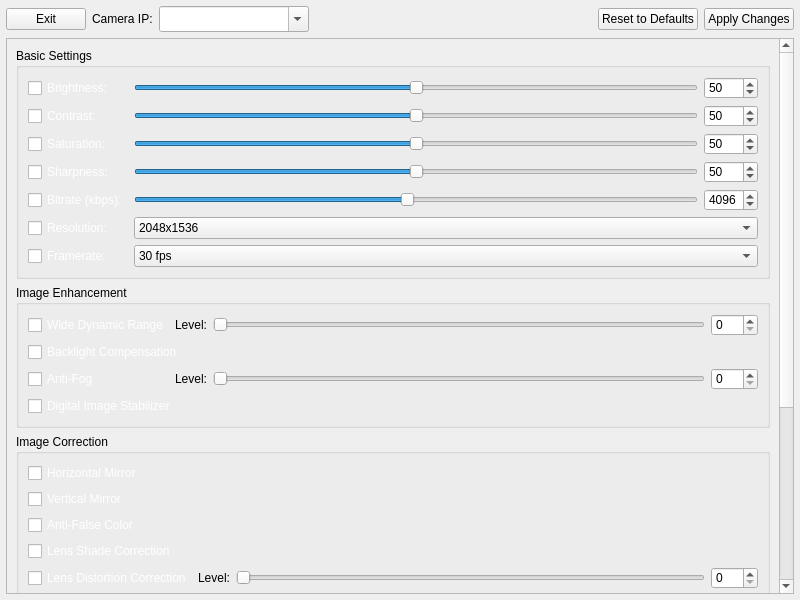
<?xml version="1.0" encoding="UTF-8"?>
<ui version="4.0">
 <class>CameraSettingsWidget</class>
 <widget class="QWidget" name="CameraSettingsWidget">
  <property name="geometry">
   <rect>
    <x>0</x>
    <y>0</y>
    <width>800</width>
    <height>600</height>
   </rect>
  </property>
  <property name="windowTitle">
   <string>Camera Settings</string>
  </property>
  <property name="styleSheet">
   <string>QCheckBox { color: white; }</string>
  </property>
  <layout class="QVBoxLayout" name="settingsLayout">
    <property name="spacing">
      <number>6</number>
    </property>
    <property name="leftMargin">
      <number>6</number>
    </property>
    <property name="topMargin">
      <number>6</number>
    </property>
    <property name="rightMargin">
      <number>6</number>
    </property>
    <property name="bottomMargin">
      <number>6</number>
    </property>
    
    <!-- Header with exit button, camera selection, and apply/reset buttons -->
    <item>
      <layout class="QHBoxLayout" name="settingsHeaderLayout">
        <item>
          <widget class="QPushButton" name="backFromSettingsBtn">
            <property name="text">
              <string>Exit</string>
            </property>
          </widget>
        </item>
        <item>
          <widget class="QLabel" name="cameraIpLabel">
            <property name="text">
              <string>Camera IP:</string>
            </property>
          </widget>
        </item>
        <item>
          <widget class="QComboBox" name="cameraIpSelector">
            <property name="minimumSize">
              <size>
                <width>150</width>
                <height>26</height>
              </size>
            </property>
            <property name="editable">
              <bool>true</bool>
            </property>
            <property name="placeholderText">
              <string>Enter IP address...</string>
            </property>
          </widget>
        </item>
        <item>
          <spacer name="settingsHeaderSpacer1">
            <property name="orientation">
              <enum>Qt::Horizontal</enum>
            </property>
            <property name="sizeHint" stdset="0">
              <size>
                <width>40</width>
                <height>20</height>
              </size>
            </property>
          </spacer>
        </item>
        <item>
          <widget class="QPushButton" name="resetDefaultsBtn">
            <property name="text">
              <string>Reset to Defaults</string>
            </property>
          </widget>
        </item>
        <item>
          <widget class="QPushButton" name="applyChangesBtn">
            <property name="text">
              <string>Apply Changes</string>
            </property>
          </widget>
        </item>
      </layout>
    </item>
    
    <!-- Settings in a scrollable area -->
    <item>
      <widget class="QScrollArea" name="settingsScrollArea">
        <property name="widgetResizable">
          <bool>true</bool>
        </property>
        <widget class="QWidget" name="scrollAreaWidgetContents">
          <layout class="QVBoxLayout" name="scrollAreaLayout">
            
            <!-- Basic Settings Group -->
            <item>
              <widget class="QGroupBox" name="basicSettingsGroup">
                <property name="title">
                  <string>Basic Settings</string>
                </property>
                <layout class="QGridLayout" name="basicSettingsLayout">
                  <!-- Brightness -->
                  <item row="0" column="0">
                    <widget class="QCheckBox" name="brightnessCheckbox">
                      <property name="text">
                        <string>Brightness:</string>
                      </property>
                    </widget>
                  </item>
                  <item row="0" column="1">
                    <widget class="QSlider" name="brightnessSlider">
                      <property name="minimum">
                        <number>0</number>
                      </property>
                      <property name="maximum">
                        <number>100</number>
                      </property>
                      <property name="value">
                        <number>50</number>
                      </property>
                      <property name="orientation">
                        <enum>Qt::Horizontal</enum>
                      </property>
                    </widget>
                  </item>
                  <item row="0" column="2">
                    <widget class="QSpinBox" name="brightnessSpinBox">
                      <property name="minimum">
                        <number>0</number>
                      </property>
                      <property name="maximum">
                        <number>100</number>
                      </property>
                      <property name="value">
                        <number>50</number>
                      </property>
                    </widget>
                  </item>
                  
                  <!-- Contrast -->
                  <item row="1" column="0">
                    <widget class="QCheckBox" name="contrastCheckbox">
                      <property name="text">
                        <string>Contrast:</string>
                      </property>
                    </widget>
                  </item>
                  <item row="1" column="1">
                    <widget class="QSlider" name="contrastSlider">
                      <property name="minimum">
                        <number>0</number>
                      </property>
                      <property name="maximum">
                        <number>100</number>
                      </property>
                      <property name="value">
                        <number>50</number>
                      </property>
                      <property name="orientation">
                        <enum>Qt::Horizontal</enum>
                      </property>
                    </widget>
                  </item>
                  <item row="1" column="2">
                    <widget class="QSpinBox" name="contrastSpinBox">
                      <property name="minimum">
                        <number>0</number>
                      </property>
                      <property name="maximum">
                        <number>100</number>
                      </property>
                      <property name="value">
                        <number>50</number>
                      </property>
                    </widget>
                  </item>
                  
                  <!-- Saturation -->
                  <item row="2" column="0">
                    <widget class="QCheckBox" name="saturationCheckbox">
                      <property name="text">
                        <string>Saturation:</string>
                      </property>
                    </widget>
                  </item>
                  <item row="2" column="1">
                    <widget class="QSlider" name="saturationSlider">
                      <property name="minimum">
                        <number>0</number>
                      </property>
                      <property name="maximum">
                        <number>100</number>
                      </property>
                      <property name="value">
                        <number>50</number>
                      </property>
                      <property name="orientation">
                        <enum>Qt::Horizontal</enum>
                      </property>
                    </widget>
                  </item>
                  <item row="2" column="2">
                    <widget class="QSpinBox" name="saturationSpinBox">
                      <property name="minimum">
                        <number>0</number>
                      </property>
                      <property name="maximum">
                        <number>100</number>
                      </property>
                      <property name="value">
                        <number>50</number>
                      </property>
                    </widget>
                  </item>
                  
                  <!-- Sharpness -->
                  <item row="3" column="0">
                    <widget class="QCheckBox" name="sharpnessCheckbox">
                      <property name="text">
                        <string>Sharpness:</string>
                      </property>
                    </widget>
                  </item>
                  <item row="3" column="1">
                    <widget class="QSlider" name="sharpnessSlider">
                      <property name="minimum">
                        <number>0</number>
                      </property>
                      <property name="maximum">
                        <number>100</number>
                      </property>
                      <property name="value">
                        <number>50</number>
                      </property>
                      <property name="orientation">
                        <enum>Qt::Horizontal</enum>
                      </property>
                    </widget>
                  </item>
                  <item row="3" column="2">
                    <widget class="QSpinBox" name="sharpnessSpinBox">
                      <property name="minimum">
                        <number>0</number>
                      </property>
                      <property name="maximum">
                        <number>100</number>
                      </property>
                      <property name="value">
                        <number>50</number>
                      </property>
                    </widget>
                  </item>
                  
                  <!-- Bitrate -->
                  <item row="4" column="0">
                    <widget class="QCheckBox" name="bitrateCheckbox">
                      <property name="text">
                        <string>Bitrate (kbps):</string>
                      </property>
                    </widget>
                  </item>
                  <item row="4" column="1">
                    <widget class="QSlider" name="bitrateSlider">
                      <property name="minimum">
                        <number>256</number>
                      </property>
                      <property name="maximum">
                        <number>8192</number>
                      </property>
                      <property name="singleStep">
                        <number>256</number>
                      </property>
                      <property name="pageStep">
                        <number>1024</number>
                      </property>
                      <property name="value">
                        <number>4096</number>
                      </property>
                      <property name="orientation">
                        <enum>Qt::Horizontal</enum>
                      </property>
                    </widget>
                  </item>
                  <item row="4" column="2">
                    <widget class="QSpinBox" name="bitrateSpinBox">
                      <property name="minimum">
                        <number>256</number>
                      </property>
                      <property name="maximum">
                        <number>8192</number>
                      </property>
                      <property name="singleStep">
                        <number>256</number>
                      </property>
                      <property name="value">
                        <number>4096</number>
                      </property>
                    </widget>
                  </item>
                  
                  <!-- Resolution -->
                  <item row="5" column="0">
                    <widget class="QCheckBox" name="resolutionCheckbox">
                      <property name="text">
                        <string>Resolution:</string>
                      </property>
                    </widget>
                  </item>
                  <item row="5" column="1" colspan="2">
                    <widget class="QComboBox" name="resolutionComboBox">
                      <item>
                        <property name="text">
                          <string>2048x1536</string>
                        </property>
                      </item>
                      <item>
                        <property name="text">
                          <string>1920x1080</string>
                        </property>
                      </item>
                      <item>
                        <property name="text">
                          <string>1280x960</string>
                        </property>
                      </item>
                      <item>
                        <property name="text">
                          <string>1280x720</string>
                        </property>
                      </item>
                      <item>
                        <property name="text">
                          <string>720x576</string>
                        </property>
                      </item>
                      <item>
                        <property name="text">
                          <string>720x480</string>
                        </property>
                      </item>
                      <item>
                        <property name="text">
                          <string>640x480</string>
                        </property>
                      </item>
                    </widget>
                  </item>
                  
                  <!-- Framerate -->
                  <item row="6" column="0">
                    <widget class="QCheckBox" name="framerateCheckbox">
                      <property name="text">
                        <string>Framerate:</string>
                      </property>
                    </widget>
                  </item>
                  <item row="6" column="1" colspan="2">
                    <widget class="QComboBox" name="framerateComboBox">
                      <item>
                        <property name="text">
                          <string>30 fps</string>
                        </property>
                      </item>
                      <item>
                        <property name="text">
                          <string>25 fps</string>
                        </property>
                      </item>
                      <item>
                        <property name="text">
                          <string>20 fps</string>
                        </property>
                      </item>
                      <item>
                        <property name="text">
                          <string>15 fps</string>
                        </property>
                      </item>
                      <item>
                        <property name="text">
                          <string>10 fps</string>
                        </property>
                      </item>
                      <item>
                        <property name="text">
                          <string>5 fps</string>
                        </property>
                      </item>
                      <item>
                        <property name="text">
                          <string>3 fps</string>
                        </property>
                      </item>
                    </widget>
                  </item>
                </layout>
              </widget>
            </item>
            
            <!-- Image Enhancement Group -->
            <item>
              <widget class="QGroupBox" name="imageEnhancementGroup">
                <property name="title">
                  <string>Image Enhancement</string>
                </property>
                <layout class="QGridLayout" name="imageEnhancementLayout">
                  <!-- Wide Dynamic Range -->
                  <item row="0" column="0">
                    <widget class="QCheckBox" name="wdrCheckBox">
                      <property name="text">
                        <string>Wide Dynamic Range</string>
                      </property>
                    </widget>
                  </item>
                  <item row="0" column="1">
                    <widget class="QLabel" name="wdrLevelLabel">
                      <property name="text">
                        <string>Level:</string>
                      </property>
                    </widget>
                  </item>
                  <item row="0" column="2">
                    <widget class="QSlider" name="wdrLevelSlider">
                      <property name="minimum">
                        <number>0</number>
                      </property>
                      <property name="maximum">
                        <number>100</number>
                      </property>
                      <property name="orientation">
                        <enum>Qt::Horizontal</enum>
                      </property>
                    </widget>
                  </item>
                  <item row="0" column="3">
                    <widget class="QSpinBox" name="wdrLevelSpinBox">
                      <property name="minimum">
                        <number>0</number>
                      </property>
                      <property name="maximum">
                        <number>100</number>
                      </property>
                    </widget>
                  </item>
                  
                  <!-- Backlight -->
                  <item row="1" column="0" colspan="4">
                    <widget class="QCheckBox" name="backlightCheckBox">
                      <property name="text">
                        <string>Backlight Compensation</string>
                      </property>
                    </widget>
                  </item>
                  
                  <!-- Anti-Fog -->
                  <item row="2" column="0">
                    <widget class="QCheckBox" name="antiFogCheckBox">
                      <property name="text">
                        <string>Anti-Fog</string>
                      </property>
                    </widget>
                  </item>
                  <item row="2" column="1">
                    <widget class="QLabel" name="antiFogLevelLabel">
                      <property name="text">
                        <string>Level:</string>
                      </property>
                    </widget>
                  </item>
                  <item row="2" column="2">
                    <widget class="QSlider" name="antiFogLevelSlider">
                      <property name="minimum">
                        <number>0</number>
                      </property>
                      <property name="maximum">
                        <number>100</number>
                      </property>
                      <property name="orientation">
                        <enum>Qt::Horizontal</enum>
                      </property>
                    </widget>
                  </item>
                  <item row="2" column="3">
                    <widget class="QSpinBox" name="antiFogLevelSpinBox">
                      <property name="minimum">
                        <number>0</number>
                      </property>
                      <property name="maximum">
                        <number>100</number>
                      </property>
                    </widget>
                  </item>
                  
                  <!-- Digital Image Stabilizer -->
                  <item row="3" column="0" colspan="4">
                    <widget class="QCheckBox" name="imageStabilizerCheckBox">
                      <property name="text">
                        <string>Digital Image Stabilizer</string>
                      </property>
                    </widget>
                  </item>
                </layout>
              </widget>
            </item>
            
            <!-- Image Correction Group -->
            <item>
              <widget class="QGroupBox" name="imageCorrectionGroup">
                <property name="title">
                  <string>Image Correction</string>
                </property>
                <layout class="QGridLayout" name="imageCorrectionLayout">
                  <!-- Horizontal Mirror -->
                  <item row="0" column="0" colspan="2">
                    <widget class="QCheckBox" name="horizontalMirrorCheckBox">
                      <property name="text">
                        <string>Horizontal Mirror</string>
                      </property>
                    </widget>
                  </item>
                  
                  <!-- Vertical Mirror -->
                  <item row="1" column="0" colspan="2">
                    <widget class="QCheckBox" name="verticalMirrorCheckBox">
                      <property name="text">
                        <string>Vertical Mirror</string>
                      </property>
                    </widget>
                  </item>
                  
                  <!-- Anti-False Color -->
                  <item row="2" column="0" colspan="2">
                    <widget class="QCheckBox" name="antiFalseColorCheckBox">
                      <property name="text">
                        <string>Anti-False Color</string>
                      </property>
                    </widget>
                  </item>
                  
                  <!-- Lens Shade Correction -->
                  <item row="3" column="0" colspan="2">
                    <widget class="QCheckBox" name="lensShadeCorrectionCheckBox">
                      <property name="text">
                        <string>Lens Shade Correction</string>
                      </property>
                    </widget>
                  </item>
                  
                  <!-- Lens Distortion Correction -->
                  <item row="4" column="0">
                    <widget class="QCheckBox" name="lensDistortionCorrectionCheckBox">
                      <property name="text">
                        <string>Lens Distortion Correction</string>
                      </property>
                    </widget>
                  </item>
                  <item row="4" column="1">
                    <widget class="QLabel" name="lensDistortionCorrectionLevelLabel">
                      <property name="text">
                        <string>Level:</string>
                      </property>
                    </widget>
                  </item>
                  <item row="4" column="2">
                    <widget class="QSlider" name="lensDistortionCorrectionSlider">
                      <property name="minimum">
                        <number>0</number>
                      </property>
                      <property name="maximum">
                        <number>100</number>
                      </property>
                      <property name="orientation">
                        <enum>Qt::Horizontal</enum>
                      </property>
                    </widget>
                  </item>
                  <item row="4" column="3">
                    <widget class="QSpinBox" name="lensDistortionCorrectionSpinBox">
                      <property name="minimum">
                        <number>0</number>
                      </property>
                      <property name="maximum">
                        <number>100</number>
                      </property>
                    </widget>
                  </item>
                </layout>
              </widget>
            </item>
            
            <!-- Exposure Settings Group -->
            <item>
              <widget class="QGroupBox" name="exposureSettingsGroup">
                <property name="title">
                  <string>Exposure Settings</string>
                </property>
                <layout class="QGridLayout" name="exposureSettingsLayout">
                  <!-- Scene -->
                  <item row="0" column="0">
                    <widget class="QCheckBox" name="sceneCheckbox">
                      <property name="text">
                        <string>Scene:</string>
                      </property>
                    </widget>
                  </item>
                  <item row="0" column="1" colspan="3">
                    <widget class="QComboBox" name="sceneComboBox">
                      <item>
                        <property name="text">
                          <string>Indoor</string>
                        </property>
                      </item>
                      <item>
                        <property name="text">
                          <string>Outdoor</string>
                        </property>
                      </item>
                    </widget>
                  </item>
                  
                  <!-- Exposure Mode -->
                  <item row="1" column="0">
                    <widget class="QCheckBox" name="exposureModeCheckbox">
                      <property name="text">
                        <string>Exposure Mode:</string>
                      </property>
                    </widget>
                  </item>
                  <item row="1" column="1" colspan="3">
                    <widget class="QComboBox" name="exposureModeComboBox">
                      <item>
                        <property name="text">
                          <string>Scene</string>
                        </property>
                      </item>
                      <item>
                        <property name="text">
                          <string>Manual</string>
                        </property>
                      </item>
                      <item>
                        <property name="text">
                          <string>Shutter</string>
                        </property>
                      </item>
                    </widget>
                  </item>
                  
                  <!-- Shutter Speed -->
                  <item row="2" column="0">
                    <widget class="QCheckBox" name="shutterSpeedCheckbox">
                      <property name="text">
                        <string>Shutter Speed:</string>
                      </property>
                    </widget>
                  </item>
                  <item row="2" column="1" colspan="3">
                    <widget class="QComboBox" name="shutterSpeedComboBox">
                      <item>
                        <property name="text">
                          <string>1/8000</string>
                        </property>
                      </item>
                      <item>
                        <property name="text">
                          <string>1/6000</string>
                        </property>
                      </item>
                      <item>
                        <property name="text">
                          <string>1/4000</string>
                        </property>
                      </item>
                      <item>
                        <property name="text">
                          <string>1/2000</string>
                        </property>
                      </item>
                      <item>
                        <property name="text">
                          <string>1/1000</string>
                        </property>
                      </item>
                      <item>
                        <property name="text">
                          <string>1/500</string>
                        </property>
                      </item>
                      <item>
                        <property name="text">
                          <string>1/250</string>
                        </property>
                      </item>
                      <item>
                        <property name="text">
                          <string>1/100</string>
                        </property>
                      </item>
                      <item>
                        <property name="text">
                          <string>1/50</string>
                        </property>
                      </item>
                      <item>
                        <property name="text">
                          <string>1/25</string>
                        </property>
                      </item>
                      <item>
                        <property name="text">
                          <string>1/10</string>
                        </property>
                      </item>
                      <item>
                        <property name="text">
                          <string>1/5</string>
                        </property>
                      </item>
                      <item>
                        <property name="text">
                          <string>1</string>
                        </property>
                      </item>
                    </widget>
                  </item>
                  
                  <!-- Manual Gain -->
                  <item row="3" column="0">
                    <widget class="QCheckBox" name="manualGainCheckbox">
                      <property name="text">
                        <string>Manual Gain:</string>
                      </property>
                    </widget>
                  </item>
                  <item row="3" column="1" colspan="3">
                    <widget class="QComboBox" name="manualGainComboBox">
                      <item>
                        <property name="text">
                          <string>1x</string>
                        </property>
                      </item>
                      <item>
                        <property name="text">
                          <string>2x</string>
                        </property>
                      </item>
                      <item>
                        <property name="text">
                          <string>4x</string>
                        </property>
                      </item>
                      <item>
                        <property name="text">
                          <string>8x</string>
                        </property>
                      </item>
                      <item>
                        <property name="text">
                          <string>16x</string>
                        </property>
                      </item>
                      <item>
                        <property name="text">
                          <string>32x</string>
                        </property>
                      </item>
                      <item>
                        <property name="text">
                          <string>64x</string>
                        </property>
                      </item>
                    </widget>
                  </item>
                </layout>
              </widget>
            </item>
            
            <!-- White Balance/IR Settings Group -->
            <item>
              <widget class="QGroupBox" name="whiteBalanceIRGroup">
                <property name="title">
                  <string>White Balance and IR Settings</string>
                </property>
                <layout class="QGridLayout" name="whiteBalanceIRLayout">
                  <!-- White Balance Mode -->
                  <item row="0" column="0">
                    <widget class="QCheckBox" name="whiteBalanceModeCheckbox">
                      <property name="text">
                        <string>White Balance Mode:</string>
                      </property>
                    </widget>
                  </item>
                  <item row="0" column="1" colspan="3">
                    <widget class="QComboBox" name="whiteBalanceModeComboBox">
                      <item>
                        <property name="text">
                          <string>Auto</string>
                        </property>
                      </item>
                      <item>
                        <property name="text">
                          <string>Manual</string>
                        </property>
                      </item>
                      <item>
                        <property name="text">
                          <string>Indoor</string>
                        </property>
                      </item>
                      <item>
                        <property name="text">
                          <string>Outdoor</string>
                        </property>
                      </item>
                      <item>
                        <property name="text">
                          <string>Sunlight</string>
                        </property>
                      </item>
                    </widget>
                  </item>
                  
                  <!-- IR Mode -->
                  <item row="1" column="0">
                    <widget class="QCheckBox" name="irModeCheckbox">
                      <property name="text">
                        <string>IR Mode:</string>
                      </property>
                    </widget>
                  </item>
                  <item row="1" column="1" colspan="3">
                    <widget class="QComboBox" name="irModeComboBox">
                      <item>
                        <property name="text">
                          <string>Auto</string>
                        </property>
                      </item>
                      <item>
                        <property name="text">
                          <string>Day</string>
                        </property>
                      </item>
                      <item>
                        <property name="text">
                          <string>Night</string>
                        </property>
                      </item>
                      <item>
                        <property name="text">
                          <string>Disabled</string>
                        </property>
                      </item>
                    </widget>
                  </item>
                </layout>
              </widget>
            </item>
          </layout>
        </widget>
      </widget>
    </item>
  </layout>
 </widget>
 <resources/>
 <connections/>
</ui>
